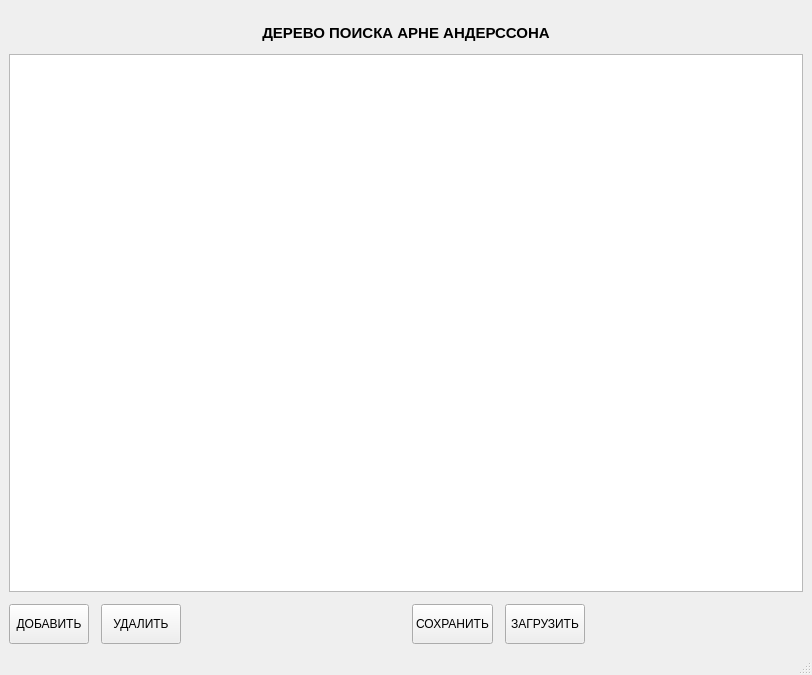
<?xml version="1.0" encoding="UTF-8"?>
<ui version="4.0">
 <class>MainWindow</class>
 <widget class="QMainWindow" name="MainWindow">
  <property name="geometry">
   <rect>
    <x>0</x>
    <y>0</y>
    <width>812</width>
    <height>675</height>
   </rect>
  </property>
  <property name="windowTitle">
   <string>MainWindow</string>
  </property>
  <widget class="QWidget" name="centralwidget">
   <layout class="QVBoxLayout" name="verticalLayout_2">
    <item>
     <layout class="QVBoxLayout" name="verticalLayout">
      <property name="spacing">
       <number>12</number>
      </property>
      <property name="topMargin">
       <number>15</number>
      </property>
      <item>
       <widget class="QLabel" name="label">
        <property name="font">
         <font>
          <pointsize>11</pointsize>
          <weight>75</weight>
          <bold>true</bold>
         </font>
        </property>
        <property name="text">
         <string>&lt;html&gt;&lt;head/&gt;&lt;body&gt;&lt;p&gt;ДЕРЕВО ПОИСКА  АРНЕ АНДЕРССОНА&lt;/p&gt;&lt;/body&gt;&lt;/html&gt;</string>
        </property>
        <property name="alignment">
         <set>Qt::AlignCenter</set>
        </property>
       </widget>
      </item>
      <item>
       <widget class="QGraphicsView" name="canvas"/>
      </item>
      <item>
       <layout class="QHBoxLayout" name="horizontalLayout" stretch="0,0,0,0,0,0">
        <item>
         <widget class="QPushButton" name="btn_add">
          <property name="minimumSize">
           <size>
            <width>0</width>
            <height>40</height>
           </size>
          </property>
          <property name="text">
           <string>ДОБАВИТЬ</string>
          </property>
         </widget>
        </item>
        <item>
         <widget class="QPushButton" name="btn_delete">
          <property name="minimumSize">
           <size>
            <width>0</width>
            <height>40</height>
           </size>
          </property>
          <property name="text">
           <string>УДАЛИТЬ</string>
          </property>
         </widget>
        </item>
        <item>
         <spacer name="horizontalSpacer_2">
          <property name="orientation">
           <enum>Qt::Horizontal</enum>
          </property>
          <property name="sizeHint" stdset="0">
           <size>
            <width>40</width>
            <height>20</height>
           </size>
          </property>
         </spacer>
        </item>
        <item>
         <widget class="QPushButton" name="btn_save">
          <property name="minimumSize">
           <size>
            <width>0</width>
            <height>40</height>
           </size>
          </property>
          <property name="text">
           <string>СОХРАНИТЬ</string>
          </property>
         </widget>
        </item>
        <item>
         <widget class="QPushButton" name="btn_load">
          <property name="maximumSize">
           <size>
            <width>100</width>
            <height>50</height>
           </size>
          </property>
          <property name="text">
           <string>ЗАГРУЗИТЬ</string>
          </property>
         </widget>
        </item>
        <item>
         <spacer name="horizontalSpacer_3">
          <property name="orientation">
           <enum>Qt::Horizontal</enum>
          </property>
          <property name="sizeHint" stdset="0">
           <size>
            <width>40</width>
            <height>20</height>
           </size>
          </property>
         </spacer>
        </item>
       </layout>
      </item>
     </layout>
    </item>
   </layout>
  </widget>
  <widget class="QMenuBar" name="menubar">
   <property name="geometry">
    <rect>
     <x>0</x>
     <y>0</y>
     <width>812</width>
     <height>21</height>
    </rect>
   </property>
  </widget>
  <widget class="QStatusBar" name="statusbar"/>
 </widget>
 <resources/>
 <connections/>
</ui>
